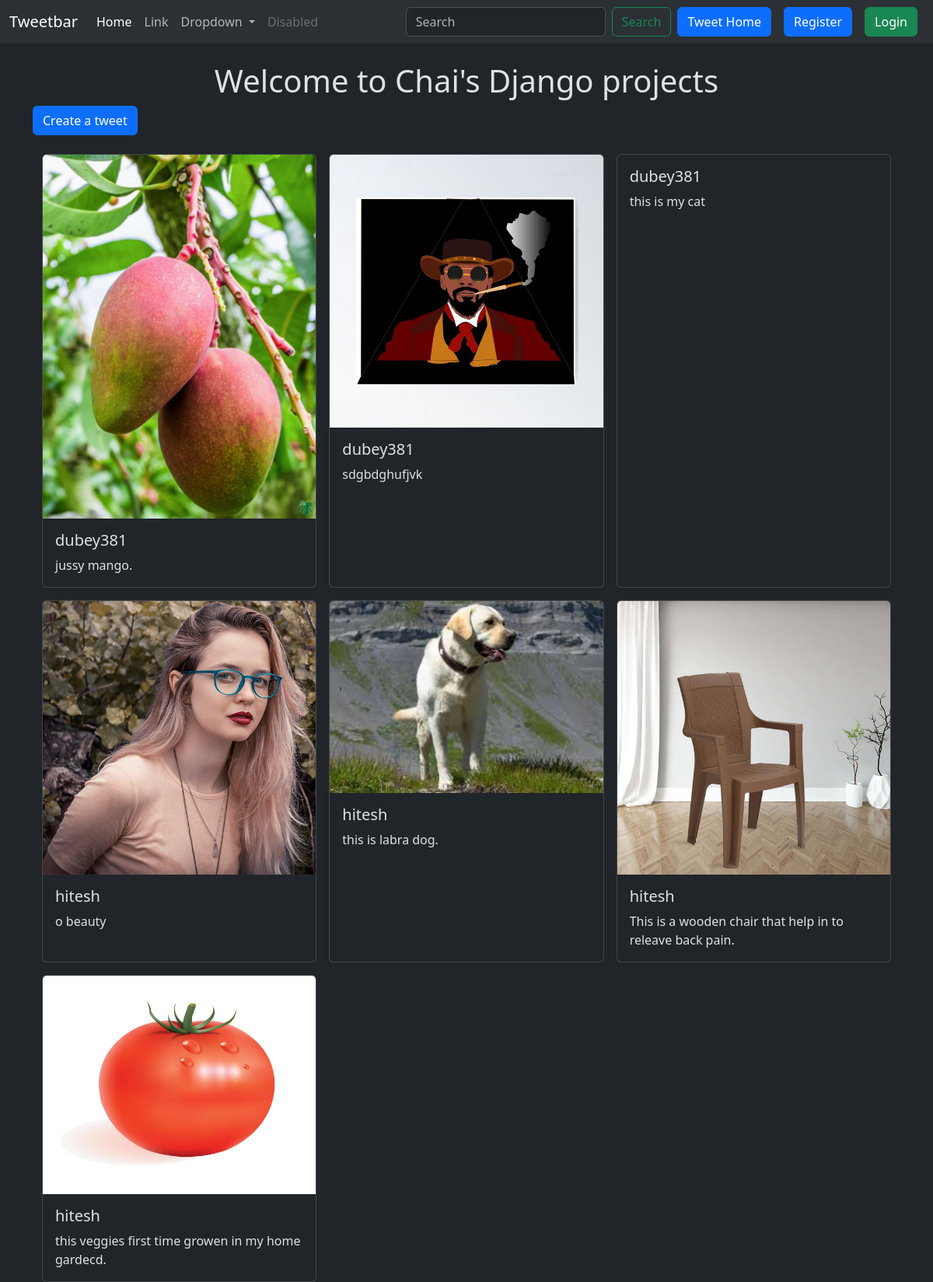
Screenshot of /tweet/ with the database file from the repository.
### tweet/models.py (models this page shows, shortened)
class Tweet(models.Model):
    user = models.ForeignKey(User, on_delete = models.CASCADE)
    text = models.TextField(max_length=240)
    photo = models.ImageField(upload_to='photos/', blank=True, null=True)
    created_at = models.DateTimeField(auto_now_add=True)
    updated_at = models.DateTimeField(auto_now=True)

### tweet/views.py (the view)
# urls.py: path('', views.tweet_list, name = 'tweet_list'),
def tweet_list(request):
    tweets = Tweet.objects.all().order_by('-created_at')
    return render(request, 'tweet_list.html',{'tweets':tweets})

### tweet/templates/tweet_list.html (shortened to what this page needs)
{% extends "layout.html" %}
{% block content %}
<h1 class="text-center mt-4">Welcome to Chai's Django projects</h1>
<a class="btn btn-primary mb-4" href="{% url 'tweet_create' %}">Create a tweet</a>
<div class="container">
    <div class="row g-3">
        {% for tweet in tweets %}
        <div class="col-12 col-sm-6 col-md-4">
            <div class="card h-100">
                <img src="{{ tweet.photo.url }}" class="card-img-top" alt="">
                <div class="card-body">
                    <h5 class="card-title">{{ tweet.user.username }}</h5>
                    <p class="card-text">{{ tweet.text }}</p>
                </div>
            </div>
        </div>
        {% endfor %}
    </div>
</div>
{% endblock %}

### templates/layout.html (shortened to what this page needs)
{% load static %}
<!DOCTYPE html>
<html lang="en" data-bs-theme="dark">
<head>
    <link href="https://cdn.jsdelivr.net/npm/bootstrap@5.3.8/dist/css/bootstrap.min.css" rel="stylesheet">
</head>
<body>
    <nav class="navbar navbar-expand-lg bg-body-tertiary">
    <div class="container-fluid">
        <a class="navbar-brand" href="#">Tweetbar</a>
        <div class="collapse navbar-collapse" id="navbarSupportedContent">
        <ul class="navbar-nav me-auto mb-2 mb-lg-0">
            <li class="nav-item">
            <a class="nav-link active" aria-current="page" href="#">Home</a>
            </li>
            <li class="nav-item">
            <a class="nav-link" href="#">Link</a>
            </li>
            <li class="nav-item dropdown">
            <a class="nav-link dropdown-toggle" href="#" role="button" data-bs-toggle="dropdown" aria-expanded="false">
                Dropdown
            </a>
            </li>
            <li class="nav-item">
            <a class="nav-link disabled" aria-disabled="true">Disabled</a>
            </li>
        </ul>
        <form class="d-flex" role="search">
            <input class="form-control me-2" type="search" placeholder="Search" aria-label="Search"/>
            <button class="btn btn-outline-success" type="submit">Search</button>
        </form>
        <a href="{%url 'tweet_list' %}" class="btn btn-primary mx-2">Tweet Home</a>
        {% if user.is_authenticated %}
        <form method="post" action="{% url 'logout'%}">
            {% csrf_token %}
            <button class="btn btn-danger" type="submit">Logout</button>
        </form>
        {% else %}
        <a href="{%url 'register' %}" class="btn btn-primary mx-2">Register</a>
        <a href="{%url 'login' %}" class="btn btn-success mx-2">Login</a>
        {% endif %}
        </div>
    </div>
    </nav>
    <div class="container">
        {% block content %}
        {% endblock  %}
    </div>
</body>
</html>

### rows the page displays
Tweet: photo (picture), user.username "dubey381", text "jussy mango."
Tweet: photo (picture), user.username "dubey381", text "sdgbdghufjvk"
Tweet: user.username "dubey381", text "this is my cat"
Tweet: photo (picture), user.username "hitesh", text "o beauty"
Tweet: photo (picture), user.username "hitesh", text "this is labra dog."
Tweet: photo (picture), user.username "hitesh", text "This is a wooden chair that help in to releave back pain."
Tweet: photo (picture), user.username "hitesh", text "this veggies first time growen in my home gardecd."
